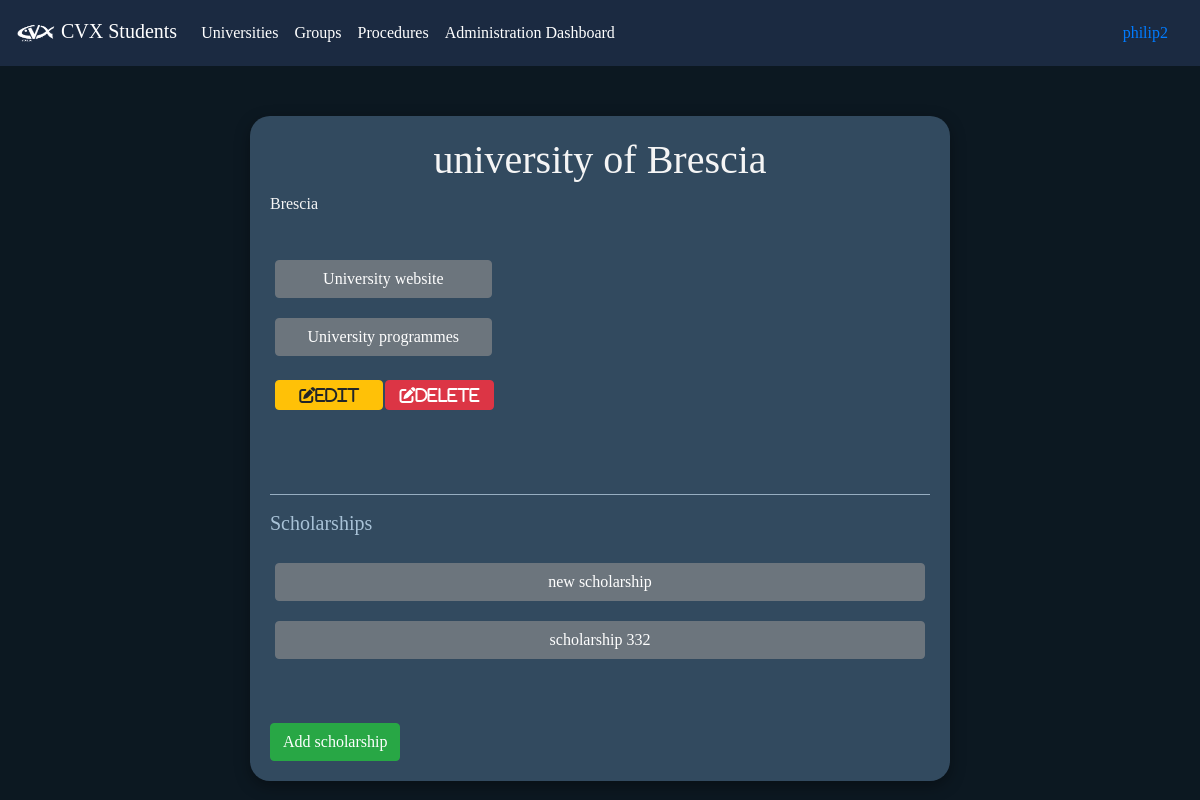
Page /university/1/ (signed in) on the committed database.
### universities/models.py (models this page shows, shortened)
class University(models.Model):
    name            = models.CharField(max_length=100)
    city            = models.CharField(max_length=100)
    website         = models.URLField(default='https://www.youtube.com/')
    programmes_page = models.URLField(default='https://www.youtube.com/')

class Scholarship(models.Model):
    name            = models.CharField(max_length=100)
    university      = models.ForeignKey(University, on_delete=models.CASCADE)
    about           = models.TextField()
    support_contacts       = models.TextField()
    def __str__(self):
        return self.name

### universities/views.py (the view)
# urls.py: path('<int:university_id>/', view_university, name='view_university'),
def view_university(request, university_id):
    check_1 = check_access_type_1(request)
    if not check_1['status']:
        return render(request, 'access_denied.html', check_1)
    university = University.objects.get(pk = university_id)
    if request.method == 'POST':
        if 'delete' in request.POST:
            university.delete()
            return redirect('view_universities')
    return render(request, 'University.html', {'university':university})

### universities/templates/University.html (shortened to what this page needs)
{% extends "general_form.html" %}
{% load static %}
{% block in_form %}
    <h1>{{ university.name }}</h1>
    <p>{{ university.city }}</p>
    <br>
    <div class="row" style="padding: 20px;">
        <a class="col-4 btn btn-secondary" href="{{ university.website  }}">University website</a><div class="col-12" style="height: 20px;"> </div>
        <a class="col-4 btn btn-secondary" href="{{ university.programmes_page  }}">University programmes</a><div class="col-12" style="height: 20px;"> </div><br>
        {% if user.administration_profile.add_university %}
            <a class="col-2 btn btn-warning fas fa-edit" style="margin-right: 2px;" href="{% url 'edit_university' university.pk %}">Edit</a><br>
            <button class="col-2 btn btn-danger fas fa-edit" onclick="document.getElementById('confirm_form').style.display = 'block'">Delete</button><div class="col-12" style="height: 20px;"> </div><br>
        {% endif %}
    </div>
    <br>
    <hr>
    <h5>Scholarships</h5>
    <div class="row" style="padding: 20px;">
        {% for scholarship in university.scholarship_set.all %}
            <a href="{% url 'view_scholarship' scholarship.pk %}" class="btn btn-secondary col-12" style="margin-bottom: 20px;">{{ scholarship }}</a>
        {% endfor %}
    </div>
    <br>
    {% if user.administration_profile.add_university %}
        <a href="{% url 'add_scholarship' university_id=university.pk %}" class="btn btn-success">Add scholarship</a>
    {% endif %}
{% endblock %}

### users/templates/navbar.html (shortened to what this page needs)
{% load static %}
<nav class="navbar navbar-expand-lg navbar-dark" style="background-color: #1b2a41 !important;position: fixed; width: 100%;top: 0px;">
    <a class="navbar-brand" href="{% url 'home' %}"><img src="{% static 'images/cvx.png' %}" style="width: 40px;" alt=""> CVX Students</a>
    <div class="collapse navbar-collapse" id="navbarSupportedContent">
      <ul class="navbar-nav mr-auto">
        {% if not user.is_anonymous %}
            <li class="nav-item active">
                <a class="nav-link" href="{% url 'view_universities' %}">Universities</a>
            </li>
            <li class="nav-item active">
                <a class="nav-link" href="{% url 'view_support_groups' %}">Groups </a>
            </li>
            <li class="nav-item active">
                <a class="nav-link" href="{% url 'view_procedures' %}">Procedures</a>
            </li>
            {% if user.administration_profile %}
                <li class="nav-item active">
                    <a class="nav-link" href="{% url 'administration_dashboard' %}">Administration Dashboard</a>
                </li>
            {% endif %}
        {% endif %}
      </ul>
    {% if user.is_anonymous %}
        <li class="form-inline my-2 my-lg-0">
            <a class="nav-link" href="{% url 'login' %}">Login</a>
        </li>
        <li class="form-inline my-2 my-lg-0">
            <a class="nav-link" href="{% url 'create_user_account' %}">Signup</a>
        </li>
    {% else %}
        <li class="form-inline my-2 my-lg-0">
            <a class="nav-link" href="{% url 'profile' user.pk %}">{{ user }}</a>
        </li>
    {% endif %}
    </div>
  </nav>
  <br><br><br><br>

### users/static/css/style.css (style rules this page uses)
body { font-family: 'Comfortaa' !important; }
p { margin-bottom: 0px !important; }
hr { background-color: #a8c2d7; }
.navbar { background-color: #324a5f; }
h1 { color: #f5f5f5; text-align: center; }
p { color: #f5f5f5; }

### rows in the picture
University: name "university of Brescia", city "Brescia"
Scholarship: name "new scholarship"
Scholarship: name "scholarship 332"

### other values in the picture
{{ user }} "philip2"
